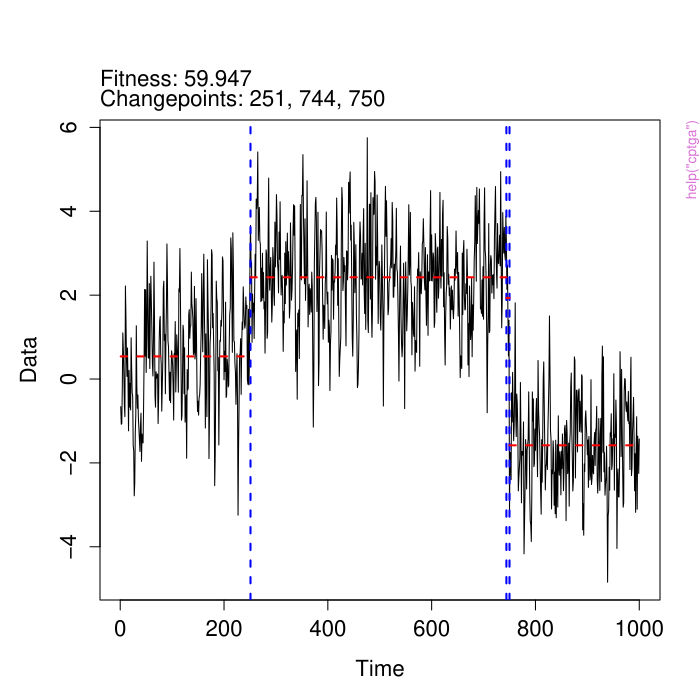

Here is the R script that generated this plot:
pkgname <- "changepointGA"
source(file.path(R.home("share"), "R", "examples-header.R"))
options(warn = 1)
base::assign(".ExTimings", "changepointGA-Ex.timings", pos = 'CheckExEnv')
base::cat("name\tuser\tsystem\telapsed\n", file=base::get(".ExTimings", pos = 'CheckExEnv'))
base::assign(".format_ptime",
function(x) {
  if(!is.na(x[4L])) x[1L] <- x[1L] + x[4L]
  if(!is.na(x[5L])) x[2L] <- x[2L] + x[5L]
  options(OutDec = '.')
  format(x[1L:3L], digits = 7L)
},
pos = 'CheckExEnv')

### * </HEADER>
library('changepointGA')

base::assign(".oldSearch", base::search(), pos = 'CheckExEnv')
base::assign(".old_wd", base::getwd(), pos = 'CheckExEnv')
cleanEx()
nameEx("ARIMA.BIC.Order")
### * ARIMA.BIC.Order

flush(stderr()); flush(stdout())

base::assign(".ptime", proc.time(), pos = "CheckExEnv")
### Name: ARIMA.BIC.Order
### Title: Calculating BIC for Multiple changepoint detection with model
###   order selection
### Aliases: ARIMA.BIC.Order

### ** Examples

N <- 1000
XMatT <- matrix(1, nrow = N, ncol = 1)
Xt <- ts.sim(
  beta = 0.5, XMat = XMatT, sigma = 1, phi = 0.5, theta = 0.8,
  Delta = c(2, -2), CpLoc = c(250, 750), seed = 1234
)

# one chromosome representation
chromosome <- c(2, 1, 1, 250, 750, 1001)
ARIMA.BIC.Order(chromosome, plen = 2, XMat = XMatT, Xt = Xt)



base::assign(".dptime", (proc.time() - get(".ptime", pos = "CheckExEnv")), pos = "CheckExEnv")
base::cat("ARIMA.BIC.Order", base::get(".format_ptime", pos = 'CheckExEnv')(get(".dptime", pos = "CheckExEnv")), "\n", file=base::get(".ExTimings", pos = 'CheckExEnv'), append=TRUE, sep="\t")
cleanEx()
nameEx("ARIMA.BIC")
### * ARIMA.BIC

flush(stderr()); flush(stdout())

base::assign(".ptime", proc.time(), pos = "CheckExEnv")
### Name: ARIMA.BIC
### Title: Example function: Calculating BIC for AR(1) model
### Aliases: ARIMA.BIC

### ** Examples

Ts <- 1000
betaT <- c(0.5) # intercept
XMatT <- matrix(1, nrow = Ts, ncol = 1)
colnames(XMatT) <- "intercept"
sigmaT <- 1
phiT <- c(0.5)
thetaT <- NULL
DeltaT <- c(2, -2)
Cp.prop <- c(1 / 4, 3 / 4)
CpLocT <- floor(Ts * Cp.prop)

myts <- ts.sim(
  beta = betaT, XMat = XMatT, sigma = sigmaT, phi = phiT, theta = thetaT,
  Delta = DeltaT, CpLoc = CpLocT, seed = 1234
)

# candidate changepoint configuration
chromosome <- c(2, 250, 750, 1001)
ARIMA.BIC(chromosome, XMat = XMatT, Xt = myts)



base::assign(".dptime", (proc.time() - get(".ptime", pos = "CheckExEnv")), pos = "CheckExEnv")
base::cat("ARIMA.BIC", base::get(".format_ptime", pos = 'CheckExEnv')(get(".dptime", pos = "CheckExEnv")), "\n", file=base::get(".ExTimings", pos = 'CheckExEnv'), append=TRUE, sep="\t")
cleanEx()
nameEx("cptDist")
### * cptDist

flush(stderr()); flush(stdout())

base::assign(".ptime", proc.time(), pos = "CheckExEnv")
### Name: cptDist
### Title: Comparing multiple changepoint configurations by pairwise
###   distance
### Aliases: cptDist

### ** Examples

N <- 100

# both tau1 and tau2 has detected changepoints
tau2 <- c(25, 50, 75)
tau1 <- c(20, 35, 70, 80, 90)
cptDist(tau1 = tau1, tau2 = tau2, N = N)

# either tau1 or tau2 has zero detected changepoints
cptDist(tau1 = tau1, tau2 = NULL, N = N)
cptDist(tau1 = NULL, tau2 = tau2, N = N)

# both tau1 and tau2 has zero detected changepoints
cptDist(tau1 = NULL, tau2 = NULL, N = N)



base::assign(".dptime", (proc.time() - get(".ptime", pos = "CheckExEnv")), pos = "CheckExEnv")
base::cat("cptDist", base::get(".format_ptime", pos = 'CheckExEnv')(get(".dptime", pos = "CheckExEnv")), "\n", file=base::get(".ExTimings", pos = 'CheckExEnv'), append=TRUE, sep="\t")
cleanEx()
nameEx("cptga")
### * cptga

flush(stderr()); flush(stdout())

base::assign(".ptime", proc.time(), pos = "CheckExEnv")
### Name: cptga
### Title: Genetic algorithm
### Aliases: cptga

### ** Examples

## No test: 

N <- 1000
XMatT <- matrix(1, nrow = N, ncol = 1)
Xt <- ts.sim(
  beta = 0.5, XMat = XMatT, sigma = 1, phi = 0.5, theta = NULL,
  Delta = c(2, -2), CpLoc = c(250, 750), seed = 1234
)

## Multiple changepoint detection without model order selection

# without suggestions
GA.res <- cptga(ObjFunc = ARIMA.BIC, N = N, XMat = XMatT, Xt = Xt)
summary(GA.res)
plot(GA.res, data = Xt)

# with suggestions
suggestions <- list(NULL, 250, c(250, 500), c(250, 625), c(250, 500, 750))
GA.res <- cptga(ObjFunc = ARIMA.BIC, N = N, suggestions = suggestions, XMat = XMatT, Xt = Xt)
summary(GA.res)
plot(GA.res, data = Xt)


## Multiple changepoint detection with model order selection

prange <- list(ar = c(0, 3), ma = c(0, 3))

# without suggestions
GA.res <- cptga(
  ObjFunc = ARIMA.BIC.Order, N = N, prange = prange,
  option = "both", XMat = XMatT, Xt = Xt
)
summary(GA.res)
plot(GA.res, data = Xt)

# with suggestions
suggestions <- list(NULL, 250, c(250, 500), c(250, 625), c(250, 500, 750))
GA.res <- cptga(
  ObjFunc = ARIMA.BIC.Order, N = N, prange = prange,
  suggestions = suggestions, option = "both", XMat = XMatT, Xt = Xt
)
summary(GA.res)
plot(GA.res, data = Xt)
## End(No test)



base::assign(".dptime", (proc.time() - get(".ptime", pos = "CheckExEnv")), pos = "CheckExEnv")
base::cat("cptga", base::get(".format_ptime", pos = 'CheckExEnv')(get(".dptime", pos = "CheckExEnv")), "\n", file=base::get(".ExTimings", pos = 'CheckExEnv'), append=TRUE, sep="\t")
cleanEx()
nameEx("cptgaisl")
### * cptgaisl

flush(stderr()); flush(stdout())

base::assign(".ptime", proc.time(), pos = "CheckExEnv")
### Name: cptgaisl
### Title: Island model based genetic algorithm
### Aliases: cptgaisl

### ** Examples

## No test: 

N <- 1000
XMatT <- matrix(1, nrow = N, ncol = 1)
Xt <- ts.sim(
  beta = 0.5, XMat = XMatT, sigma = 1, phi = 0.5, theta = NULL,
  Delta = c(2, -2), CpLoc = c(250, 750), seed = 1234
)

## Multiple changepoint detection without model order selection

# without suggestions
GAISL.res <- cptgaisl(ObjFunc = ARIMA.BIC, N = N, XMat = XMatT, Xt = Xt)
summary(GAISL.res)
plot(GAISL.res, data = Xt)

# with suggestions
suggestions <- list(NULL, 250, c(250, 500), c(250, 625), c(250, 500, 750))
GAISL.res <- cptgaisl(ObjFunc = ARIMA.BIC, N = N, suggestions = suggestions, XMat = XMatT, Xt = Xt)
summary(GAISL.res)
plot(GAISL.res, data = Xt)


## Multiple changepoint detection with model order selection

prange <- list(ar = c(0, 3), ma = c(0, 3))

# without suggestions
GAISL.res <- cptgaisl(
  ObjFunc = ARIMA.BIC.Order, N = N, prange = prange,
  option = "both", XMat = XMatT, Xt = Xt
)
summary(GAISL.res)
plot(GAISL.res, data = Xt)

# with suggestions
suggestions <- list(NULL, 250, c(250, 500), c(250, 625), c(250, 500, 750))
GAISL.res <- cptgaisl(
  ObjFunc = ARIMA.BIC.Order, N = N, prange = prange,
  suggestions = suggestions, option = "both", XMat = XMatT, Xt = Xt
)
summary(GAISL.res)
plot(GAISL.res, data = Xt)
## End(No test)



base::assign(".dptime", (proc.time() - get(".ptime", pos = "CheckExEnv")), pos = "CheckExEnv")
base::cat("cptgaisl", base::get(".format_ptime", pos = 'CheckExEnv')(get(".dptime", pos = "CheckExEnv")), "\n", file=base::get(".ExTimings", pos = 'CheckExEnv'), append=TRUE, sep="\t")
cleanEx()
nameEx("ts.sim")
### * ts.sim

flush(stderr()); flush(stdout())

base::assign(".ptime", proc.time(), pos = "CheckExEnv")
### Name: ts.sim
### Title: Time series simulation with changepoint effects
### Aliases: ts.sim

### ** Examples

##### M1: Time series observations are IID
Ts <- 1000
betaT <- c(0.5) # intercept
XMatT <- matrix(1, nrow = Ts, ncol = 1)
colnames(XMatT) <- "intercept"
sigmaT <- 1
DeltaT <- c(2, -2)
Cp.prop <- c(1 / 4, 3 / 4)
CpLocT <- floor(Ts * Cp.prop)

myts <- ts.sim(
  beta = betaT, XMat = XMatT, sigma = sigmaT,
  Delta = DeltaT, CpLoc = CpLocT, seed = 1234
)

##### M2: ARMA(2,1) model with constant mean
Ts <- 1000
betaT <- c(0.5) # intercept
XMatT <- matrix(1, nrow = Ts, ncol = 1)
colnames(XMatT) <- "intercept"
sigmaT <- 1
phiT <- c(0.5, -0.5)
thetaT <- c(0.8)
DeltaT <- c(2, -2)
Cp.prop <- c(1 / 4, 3 / 4)
CpLocT <- floor(Ts * Cp.prop)

myts <- ts.sim(
  beta = betaT, XMat = XMatT, sigma = sigmaT,
  phi = phiT, theta = thetaT, Delta = DeltaT, CpLoc = CpLocT, seed = 1234
)

##### M3: ARMA(2,1) model with seasonality
Ts <- 1000
betaT <- c(0.5, -0.5, 0.3) # intercept, B, D
period <- 30
XMatT <- cbind(rep(1, Ts), cos(2 * pi * (1:Ts) / period), sin(2 * pi * (1:Ts) / period))
colnames(XMatT) <- c("intercept", "Bvalue", "DValue")
sigmaT <- 1
phiT <- c(0.5, -0.5)
thetaT <- c(0.8)
DeltaT <- c(2, -2)
Cp.prop <- c(1 / 4, 3 / 4)
CpLocT <- floor(Ts * Cp.prop)

myts <- ts.sim(
  beta = betaT, XMat = XMatT, sigma = sigmaT,
  phi = phiT, theta = thetaT, Delta = DeltaT, CpLoc = CpLocT, seed = 1234
)


##### M4: ARMA(2,1) model with seasonality and trend
# scaled trend if large number of sample size
Ts <- 1000
betaT <- c(0.5, -0.5, 0.3, 0.01) # intercept, B, D, alpha
period <- 30
XMatT <- cbind(rep(1, Ts), cos(2 * pi * (1:Ts) / period), sin(2 * pi * (1:Ts) / period), 1:Ts)
colnames(XMatT) <- c("intercept", "Bvalue", "DValue", "trend")
sigmaT <- 1
phiT <- c(0.5, -0.5)
thetaT <- c(0.8)
DeltaT <- c(2, -2)
Cp.prop <- c(1 / 4, 3 / 4)
CpLocT <- floor(Ts * Cp.prop)

myts <- ts.sim(
  beta = betaT, XMat = XMatT, sigma = sigmaT,
  phi = phiT, theta = thetaT, Delta = DeltaT, CpLoc = CpLocT, seed = 1234
)



base::assign(".dptime", (proc.time() - get(".ptime", pos = "CheckExEnv")), pos = "CheckExEnv")
base::cat("ts.sim", base::get(".format_ptime", pos = 'CheckExEnv')(get(".dptime", pos = "CheckExEnv")), "\n", file=base::get(".ExTimings", pos = 'CheckExEnv'), append=TRUE, sep="\t")
### * <FOOTER>
###
cleanEx()
options(digits = 7L)
base::cat("Time elapsed: ", proc.time() - base::get("ptime", pos = 'CheckExEnv'),"\n")
grDevices::dev.off()
###
### Local variables: ***
### mode: outline-minor ***
### outline-regexp: "\\(> \\)?### [*]+" ***
### End: ***
quit('no')
